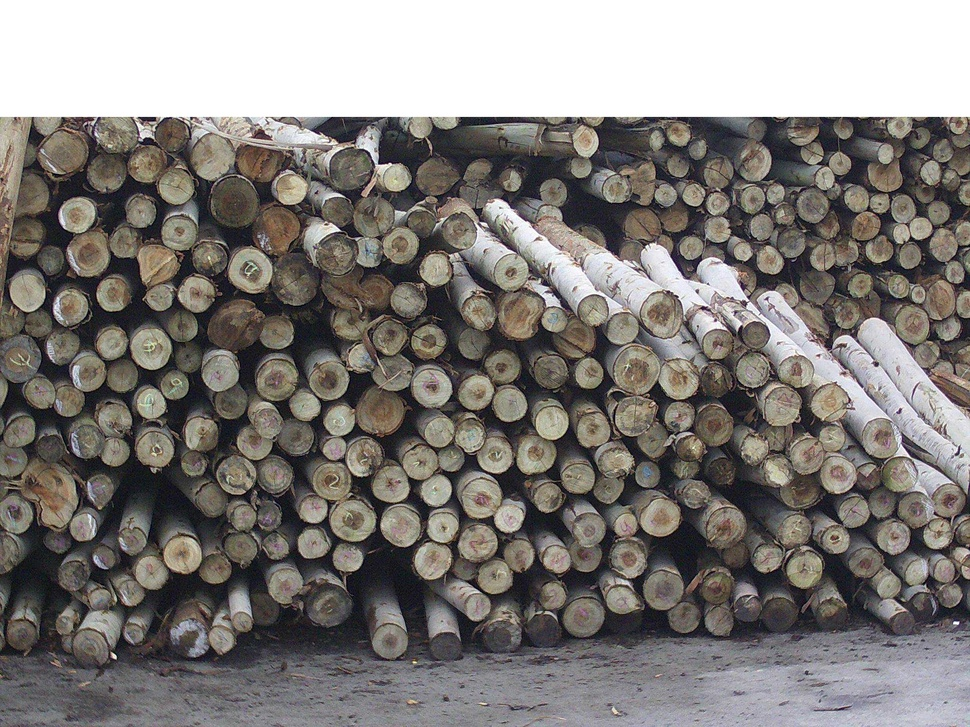
//> input picture LogsCounter/logs.jpg, 970 x 727 px, shrunk from 2048 x 1536 before the run
$ ./main   (built with g++ and OpenCV 4)
//> lines starting //> are read from the running program, lines starting //| are printed output that depends on the picture; after the words box and inside, x2 and y2 are one past the last pixel; in counts of white or black regions, pixels touching at a corner belong together
#include <opencv2/core.hpp>
#include <opencv2/opencv.hpp>

int main() {

	cv::Mat srcImg = cv::imread("logs.jpg");
//> srcImg is the input picture: 727 rows x 970 cols, CV_8UC3; mean B, G, R 121.8, 125, 129.2

	cv::namedWindow("srcImg", cv::WINDOW_NORMAL);
	cv::imshow("srcImg", srcImg);

	cv::cvtColor(srcImg, srcImg, cv::COLOR_BGR2GRAY);
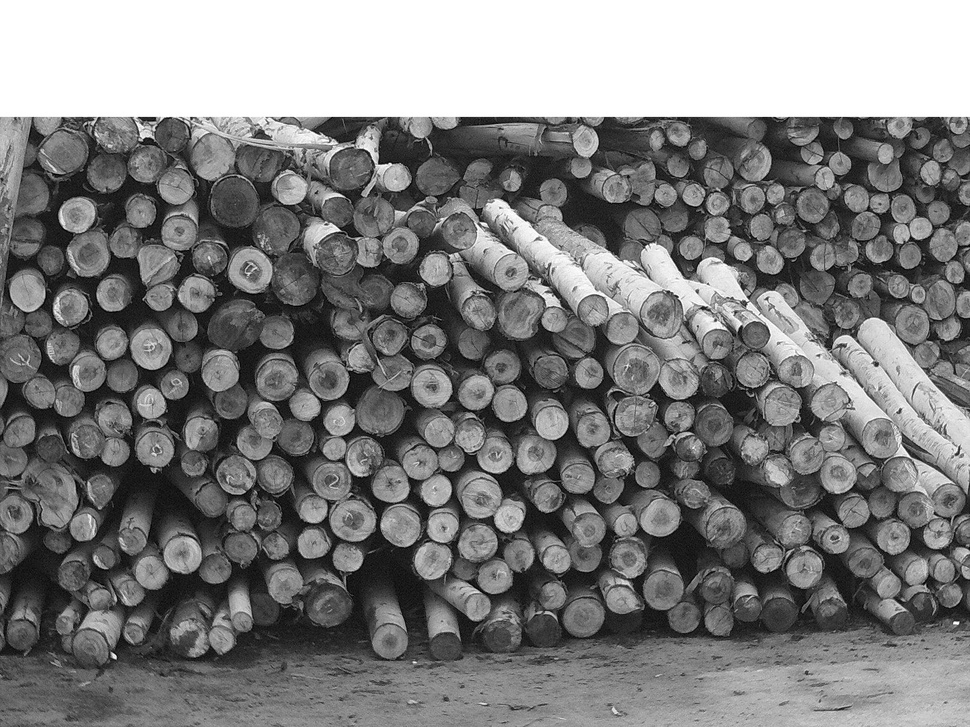
//> srcImg: 727 rows x 970 cols, CV_8UC1; min 0, max 255, mean 125.9

	cv::medianBlur(srcImg, srcImg, 5);

	cv::Mat laplacian = (cv::Mat_<float>(3, 3) << 0, -1, 0, -1, 5, -1, 0, -1, 0);
	cv::filter2D(srcImg, srcImg, CV_8UC3, laplacian);

	cv::Mat edges;
	cv::Canny(srcImg, edges, 165, 250);
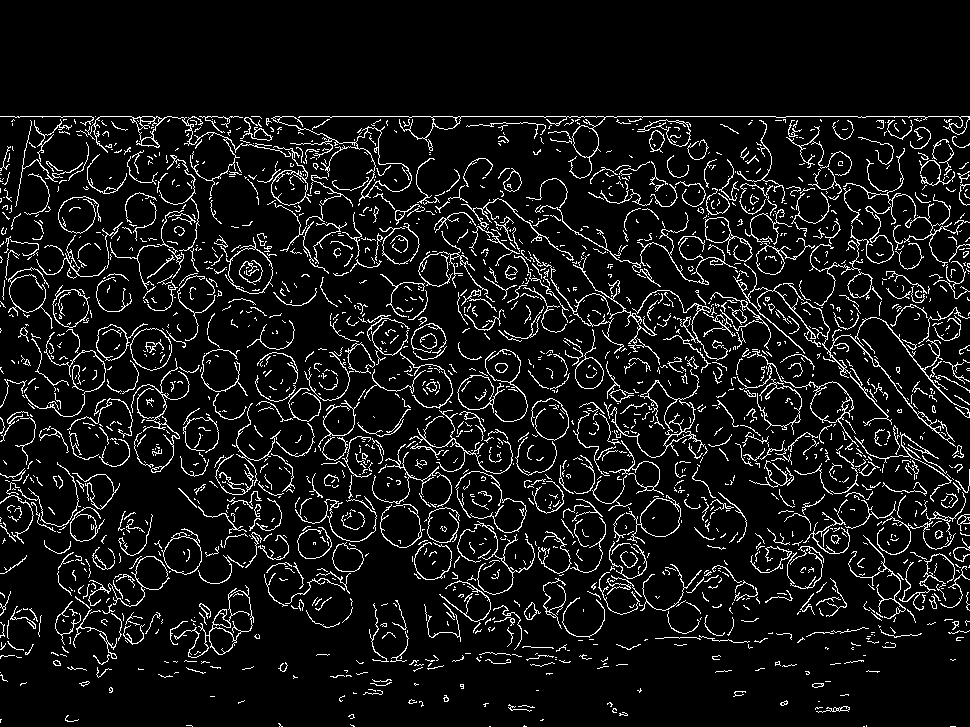
//> edges: 727 rows x 970 cols, CV_8UC1; 8.3% white in thin lines or dots, all inside (x1, y1, x2, y2) = (0, 116, 970, 727)

	cv::namedWindow("edges", cv::WINDOW_NORMAL);
	cv::imshow("edges", edges);

	std::vector<cv::Vec3f> houghCircles;
	cv::HoughCircles(edges, houghCircles, cv::HOUGH_GRADIENT, 1, srcImg.rows / 48, 250, 29, srcImg.rows / 96, srcImg.rows / 21);
//> houghCircles = 54 circles (x, y, radius), first 12: [352.5, 517.5, 22.4], [397.5, 242.5, 19.9], [248.5, 268.5, 23.5], [88.5, 254.5, 22.1], [86.5, 370.5, 18.8], [26.5, 292.5, 17.8], [496.5, 451.5, 22.1], [234.5, 472.5, 20], [432.5, 559.5, 18.8], [536.5, 454.5, 18.8], [429.5, 386.5, 21.3], [408.5, 300.5, 17.9]

	cv::cvtColor(srcImg, srcImg, cv::COLOR_GRAY2BGR);
//> srcImg: 727 rows x 970 cols, CV_8UC3
	cv::cvtColor(edges, edges, cv::COLOR_GRAY2BGR);

	for (auto circle : houghCircles) {

		cv::Scalar color(0, 255, 0);
		cv::Point center = cv::Point(circle[0], circle[1]);
		double radius = circle[2];
		cv::circle(srcImg, center, radius, color, 2, cv::LINE_AA);
		cv::circle(edges, center, radius, color, 2, cv::LINE_AA);
	}
//> this loop made 54 passes
//> (circle, center, radius) on passes 1 to 12: ([352.5, 517.5, 22.4], Point(352, 517), 22.4), ([397.5, 242.5, 19.9], Point(397, 242), 19.9), ([248.5, 268.5, 23.5], Point(248, 268), 23.5), ([88.5, 254.5, 22.1], Point(88, 254), 22.1), ([86.5, 370.5, 18.8], Point(86, 370), 18.8), ([26.5, 292.5, 17.8], Point(26, 292), 17.8), ([496.5, 451.5, 22.1], Point(496, 451), 22.1), ([234.5, 472.5, 20], Point(234, 472), 20), ([432.5, 559.5, 18.8], Point(432, 559), 18.8), ([536.5, 454.5, 18.8], Point(536, 454), 18.8), ([429.5, 386.5, 21.3], Point(429, 386), 21.3), ([408.5, 300.5, 17.9], Point(408, 300), 17.9)
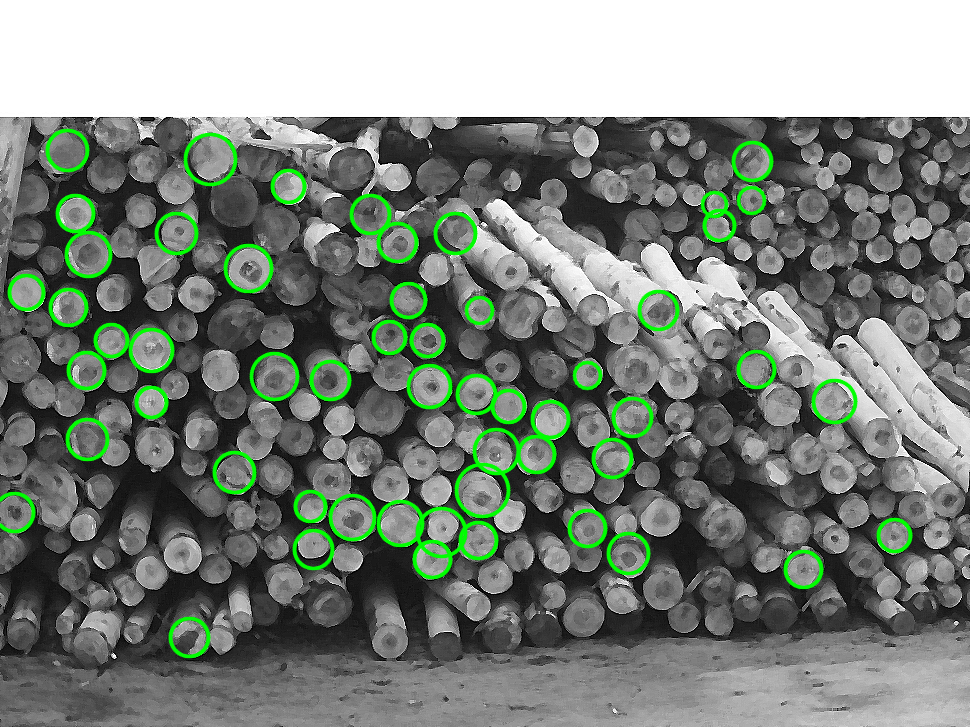
//> srcImg: 727 rows x 970 cols, CV_8UC3; mean B, G, R 122.8, 131.4, 122.8
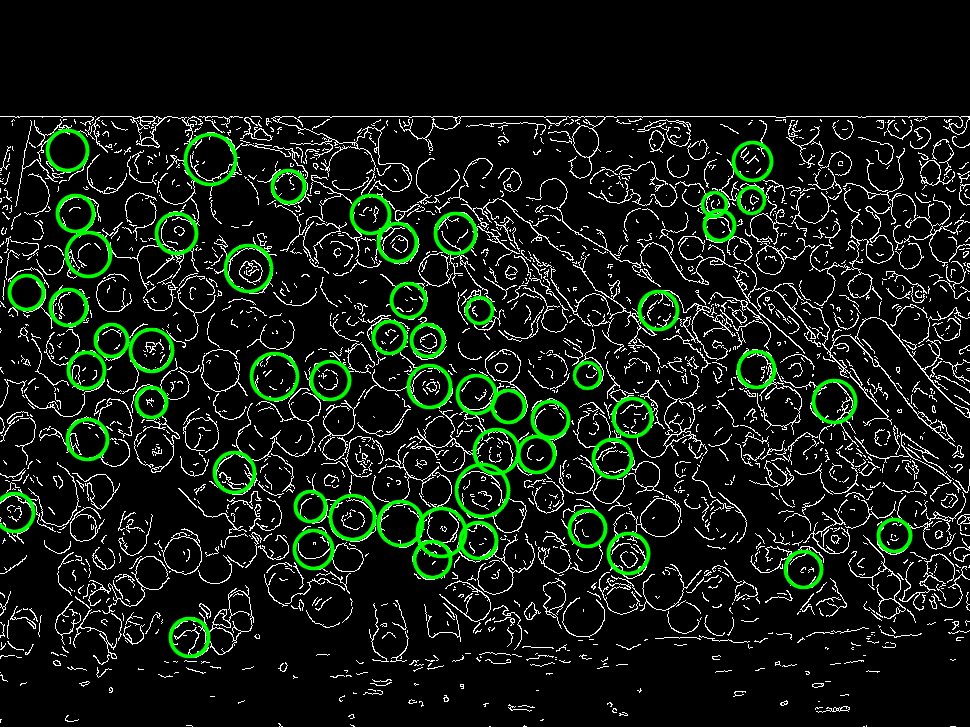
//> edges: 727 rows x 970 cols, CV_8UC3; mean B, G, R 19.3, 27.9, 19.3

	cv::namedWindow("logsCounter", cv::WINDOW_NORMAL);
	cv::imshow("logsCounter", srcImg);
	cv::namedWindow("edgeSearch", cv::WINDOW_NORMAL);
	cv::imshow("edgeSearch", edges);

	std::cout << ("木材数量总共为：") << houghCircles.size();
//| 木材数量总共为：54

	cv::waitKey(0);
	return 0;
}
